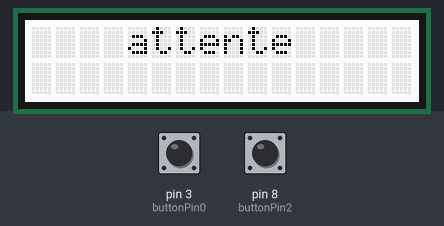
Recording of a sketch running on a simulated Arduino Uno, built with avr-gcc and run on an emulated ATmega328P. Shown: 16×2 character LCD. The inputs (shaded band) are chosen by the test bench; at power-on: pin 3 (buttonPin0) HIGH, pin 8 (buttonPin2) HIGH.

Above: at 1.2 s.
1.3 s: pin 3 (buttonPin0) pulled LOW for 0.15 s
At 1.38 s:
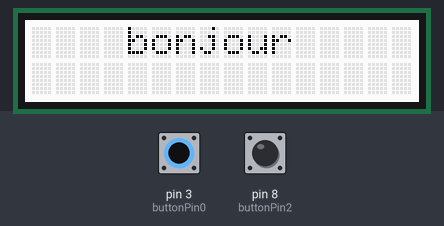
2.9 s: pin 8 (buttonPin2) pulled LOW for 0.15 s
At 2.99 s:
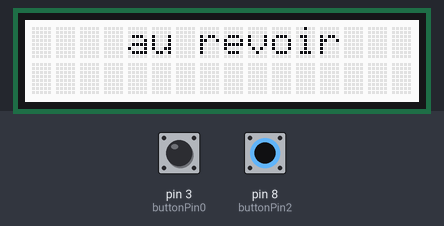
4.5 s: pin 8 (buttonPin2) pulled LOW for 3.2 s
9.2 s: pin 3 (buttonPin0) pulled LOW for 3.2 s
At 10.5 s:
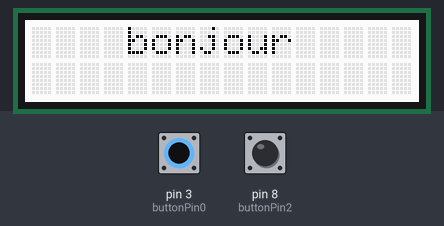
Timing chart, 0 to 12.2 s (numbered marks = the images above; inputs shaded):
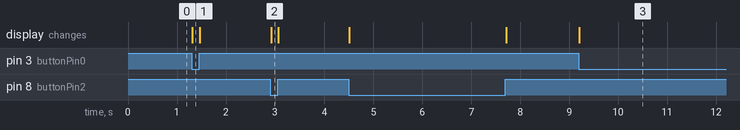

Measured:
- after the input at 1.3 s, the display: changes at once (image 1)
- after the input at 2.9 s, the display: changes at once (image 2)
- after the input at 9.2 s, the display: changes at once (image 3)

The sketch:

ex2-b.ino
```cpp
#include <Wire.h>
#include "rgb_lcd.h"
rgb_lcd lcd;
const int buttonPin0 = 3;
const int buttonPin2 = 8;
int buttonState0 = 0;
int buttonState2 = 0;


void setup()
{
  pinMode(buttonPin0, INPUT);
  pinMode(buttonPin2, INPUT);
  lcd.begin(16, 2);
}


void loop() {
  buttonState0 = digitalRead(buttonPin0);
  buttonState2 = digitalRead(buttonPin2);


  if (buttonState0 == LOW && buttonState2 == HIGH) {
    lcd.setCursor(4, 0);
    lcd.print("bonjour  ");
  }

  if (buttonState2 == LOW && buttonState0 == HIGH) {
    lcd.setCursor(4, 0);
    lcd.print("au revoir");
  }

  if (buttonState0 == HIGH && buttonState2 == HIGH) {
    lcd.setCursor(4, 0);
    lcd.print("attente  ");
  }
}
```
